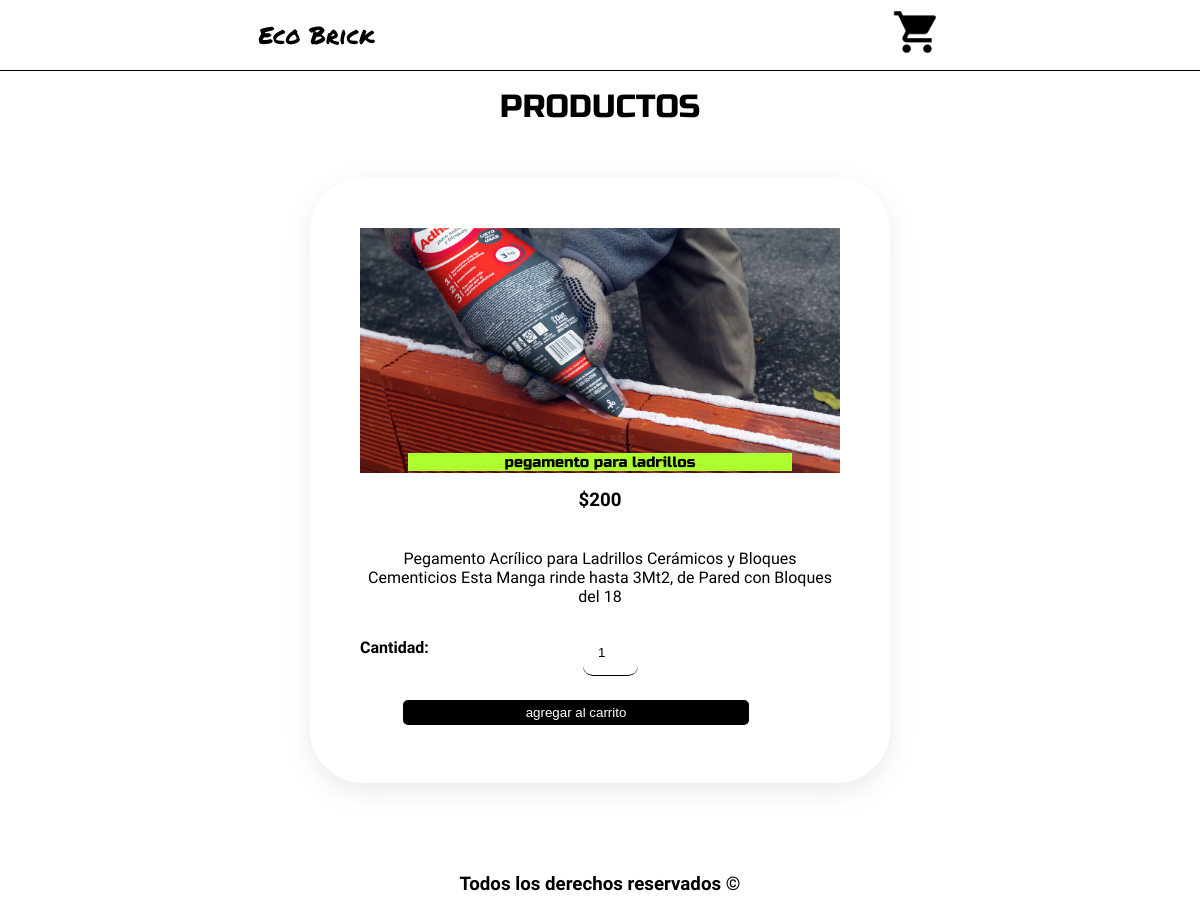
/producto.php?id=2, run on the app's committed database.
### tables this page shows
CREATE TABLE `productos` (
  `id` int(11) unsigned NOT NULL AUTO_INCREMENT,
  `nombre` varchar(25) NOT NULL,
  `descripcion` text NOT NULL,
  `cantidad` int(5) NOT NULL,
  `precio` int(6) NOT NULL,
  `img` varchar(60) NOT NULL,
  PRIMARY KEY (`id`)
);

### producto.php (called while the page is built, shortened)
<?php session_start();
include 'config.php';
$id = $_GET['id'];
$conn = conexion($bd);
if($conn){
    $statement = $conn->prepare('SELECT * FROM productos WHERE id = ?');
    $statement->execute([$id]);
    $prod = $statement->fetch();
}
else{
    echo 'error';
}
include 'views/producto.view.php';

### views/producto.view.php (the view)
<?php include 'header.php'?>
<h1>PRODUCTOS</h1>
<br><br>
<div class="prod">
    <img src="<?php echo 'img/'.$prod['img']?>" alt="">
    <h1><?php echo $prod['nombre']  ?></h1>
    <h3>$<?php echo $prod['precio']  ?></h3>
    <p><?php echo $prod['descripcion']  ?></p>
    <form action="<?php echo htmlspecialchars($_SERVER['PHP_SELF']).'?id='.$id?>" method="POST">
    <div class="group-cantidad">
        <label for="cantidad"><h4>Cantidad: </h4> </label>
    <input type="number" class="cantidad" name="cantidad" max="<?php echo $prod['cantidad']?>" min="1"  value="1">
    </div>
    <input type="submit" value="agregar al carrito">
    </form>
</div>
<?php include 'footer.php'?>

### css/style.css (style rules this page uses)
* { margin: 0; padding: 0; }
h1 { font-family: 'Russo One', sans-serif; font-weight: lighter; text-align: center; margin-bottom: 1rem; }
h2,h3,h4,h5,p { font-family: 'League Gothic', sans-serif; margin: 1rem 0; }
.prod { width: 40%; display: block; margin: 0 auto; padding: 50px; box-shadow: rgba(149, 157, 165, 0.2) 0px 8px 24px; text-align: center; border-radius: 53px; }
.prod h1 { background: greenyellow; width: 80%; position: relative; margin: 0 auto; top: -24px; font-size: 20px; }
.prod h3 { position: relative; bottom: 22px; }
.prod img { width: 100%; }
input { width: 80%; display: block; margin: 0.5rem auto; padding: 5px; border: none; border-bottom: 1px solid black; border-radius: 10px; }
form { width: 90%; display: flex; flex-direction: column; }
input.cantidad { border: none; width: 25px; border-bottom: 1px solid black; margin-bottom: 1rem; padding: 15px; }
input[type="submit"] { border: none; border-radius: 5px; background: black; color: white; padding: 5px 15px; cursor: pointer; }
.group-cantidad { display: flex; justify-content: center; }
@media (max-width: 1200px ) { .prod h1 { font-size: 15px; } }

### data on the page
productos: img (picture), nombre "pegamento para ladrillos", precio "200", descripcion "Pegamento Acrílico para Ladrillos Cerámicos y Bloques Cementicios Esta Manga rinde hasta 3Mt2, de Pared con Bloques del 18"
